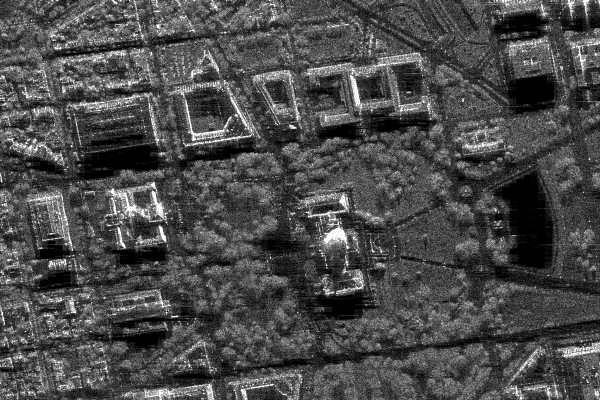
#> input picture Practice 1/sar_1_gray.jpg, 600 x 400 px
$ jupyter execute 'ImageProcessing(1).ipynb'
#> lines starting #> are read from the running program, lines starting #| are printed output that depends on the picture; after the words box and inside, x2 and y2 are one past the last pixel; in counts of white or black regions, pixels touching at a corner belong together
# Task 1

[cell 1]
import numpy as np
import cv2
import matplotlib.pyplot as plt
from skimage.metrics import structural_similarity, mean_squared_error

image_gray = cv2.imread('sar_1_gray.jpg', cv2.IMREAD_GRAYSCALE)
#> image_gray is the input picture: shape (400, 600); min 0, max 255, mean 74.9

print(f"Изображение загружено. Размер: {image_gray.shape}")
#| Изображение загружено. Размер: (400, 600)
print(f"Тип данных: {image_gray.dtype}")
#| Тип данных: uint8
print(f"Мин/Макс: {image_gray.min()} / {image_gray.max()}")
#| Мин/Макс: 0 / 255

plt.imshow(image_gray, cmap='gray')
plt.title('Исходное изображение sar_1_gray.jpg')
plt.show()

# Task 2

[cell 2]
hist = cv2.calcHist([image_gray], [0], None, [256], (0, 256), accumulate=False)
#> hist = 256 values, max 3786 at index 1, min 40 at index 251, mean 937.5

plt.figure(figsize=(10, 4))
plt.plot(hist, color='black')
plt.title('Гистограмма исходного изображения')
plt.xlabel('Интенсивность пикселя')
plt.ylabel('Количество пикселей')
plt.xlim([0, 256])
plt.grid(True)
plt.show()
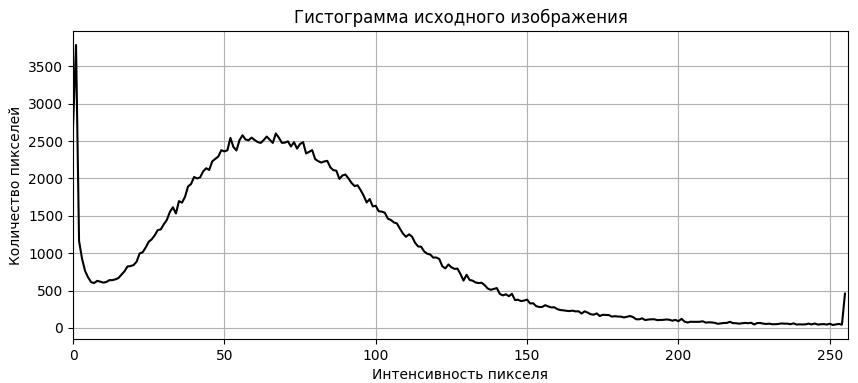
#> figure drawn by matplotlib, 1 panel; curve peaks at x = 1, y = 3786

print(f"Общее количество пикселей: {image_gray.size}")
#| Общее количество пикселей: 240000
print(f"Сумма гистограммы: {int(hist.sum())}")
#| Сумма гистограммы: 240000
print(f"Минимум: {image_gray.min()}, Максимум: {image_gray.max()}")
#| Минимум: 0, Максимум: 255

# Task 3

[cell 3]
def gamma_correction(img, gamma):
    img_normalized = img / 255.0
    img_corrected = np.power(img_normalized, gamma)
    return (img_corrected * 255).astype(np.uint8)

gamma_bright = 0.5
gamma_dark = 2.0

image_gamma_bright = gamma_correction(image_gray, gamma_bright)
#> in gamma_correction, `img_corrected = np.power(img_normalized, gamma)`:
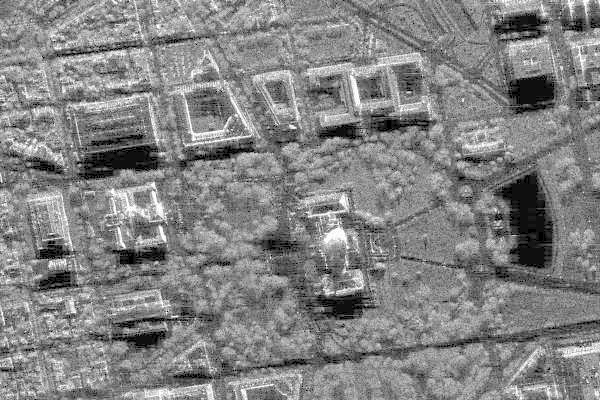
#> img_corrected: shape (400, 600) float64; min 0, max 1, mean 0.514
image_gamma_dark = gamma_correction(image_gray, gamma_dark)
#> call 2 of gamma_correction, with gamma = 2
#> in gamma_correction (call 2), `img_corrected = np.power(img_normalized, gamma)`:
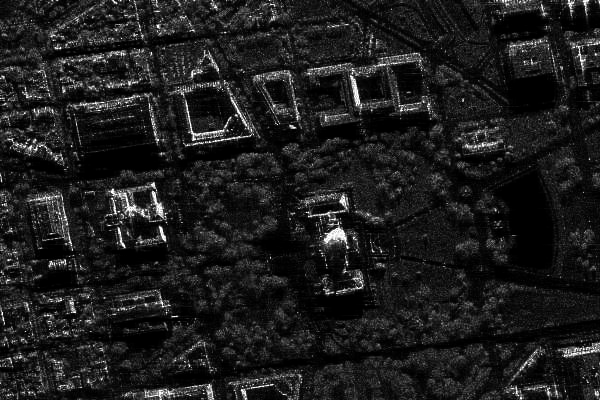
#> img_corrected: shape (400, 600) float64; min 0, max 1, mean 0.116

plt.figure(figsize=(15, 5))
plt.subplot(1, 3, 1); plt.imshow(image_gray, cmap='gray'); plt.title('Исходное'); plt.axis('off')
plt.subplot(1, 3, 2); plt.imshow(image_gamma_bright, cmap='gray'); plt.title(f'γ = {gamma_bright} (осветление)'); plt.axis('off')
plt.subplot(1, 3, 3); plt.imshow(image_gamma_dark, cmap='gray'); plt.title(f'γ = {gamma_dark} (затемнение)'); plt.axis('off')
plt.show()
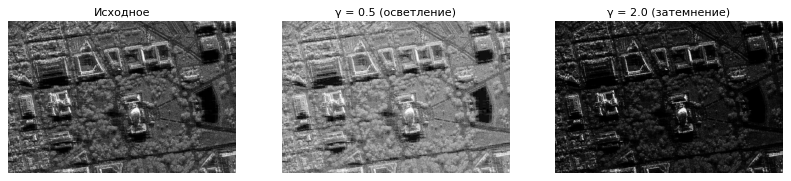
#> figure drawn by matplotlib, 3 panels

# Task 4

[cell 4]
mse_bright = mean_squared_error(image_gray, image_gamma_bright)
#> mse_bright = 3250.4
ssim_bright = structural_similarity(image_gray, image_gamma_bright)
#> ssim_bright = 0.788
mse_dark = mean_squared_error(image_gray, image_gamma_dark)
#> mse_dark = 2383.8
ssim_dark = structural_similarity(image_gray, image_gamma_dark)
#> ssim_dark = 0.527

print(f"Сравнение исходного и осветленного (γ={gamma_bright}):")
print(f"  MSE:  {mse_bright:.4f}")
#|   MSE:  3250.4291
print(f"  SSIM: {ssim_bright:.4f}")
#|   SSIM: 0.7875
print(f"\nСравнение исходного и затемненного (γ={gamma_dark}):")
print(f"  MSE:  {mse_dark:.4f}")
#|   MSE:  2383.7636
print(f"  SSIM: {ssim_dark:.4f}")
#|   SSIM: 0.5270

# Task 5

[cell 5]
def statistical_color_correction(source_img, target_img):
    mean_s = np.mean(source_img)
    std_s  = np.std(source_img)
    mean_t = np.mean(target_img)
    std_t  = np.std(target_img)
    corrected = mean_s + (target_img.astype(np.float64) - mean_t) * (std_s / std_t)
    return np.clip(corrected, 0, 255).astype(np.uint8)

eq_gray = cv2.equalizeHist(image_gray)
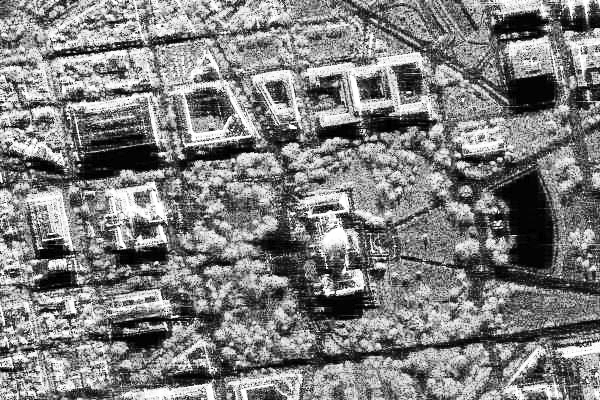
#> eq_gray: shape (400, 600); min 0, max 255, mean 127
source_image_for_correction = image_gray
image_stat_corrected = statistical_color_correction(eq_gray, source_image_for_correction)
#> in statistical_color_correction, `mean_s = np.mean(source_img)`: mean_s = 127
#> in statistical_color_correction, `std_s  = np.std(source_img)`: std_s = 74.27
#> in statistical_color_correction, `mean_t = np.mean(target_img)`: mean_t = 74.94
#> in statistical_color_correction, `std_t  = np.std(target_img)`: std_t = 43.66
#> in statistical_color_correction, `return np.clip(corrected, 0, 255).astype(np.uint8)`:
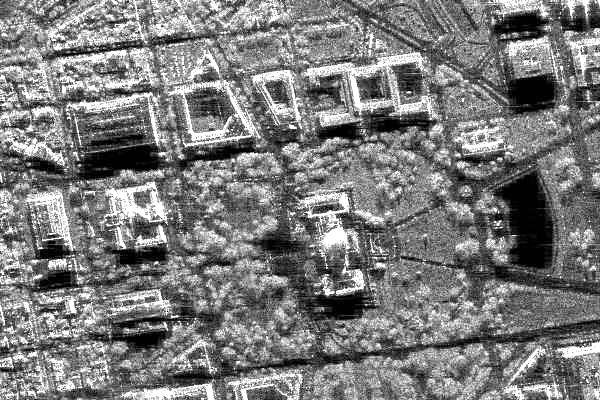
#> returned value: shape (400, 600); min 0, max 255, mean 123.1

plt.figure(figsize=(15, 5))
plt.subplot(1, 3, 1); plt.imshow(source_image_for_correction, cmap='gray'); plt.title('Исходное'); plt.axis('off')
plt.subplot(1, 3, 2); plt.imshow(eq_gray, cmap='gray'); plt.title('Эталон'); plt.axis('off')
plt.subplot(1, 3, 3); plt.imshow(image_stat_corrected, cmap='gray'); plt.title('После коррекции'); plt.axis('off')
plt.show()

print(f"Исходное: mean={np.mean(source_image_for_correction):.2f}, std={np.std(source_image_for_correction):.2f}")
#| Исходное: mean=74.94, std=43.66
print(f"Эталон: mean={np.mean(eq_gray):.2f}, std={np.std(eq_gray):.2f}")
#| Эталон: mean=127.03, std=74.27
print(f"После Коррекции: mean={np.mean(image_stat_corrected):.2f}, std={np.std(image_stat_corrected):.2f}")
#| После Коррекции: mean=123.12, std=65.30

# Task 6

[cell 6]
_, thresh1 = cv2.threshold(image_gray, 100, 255, cv2.THRESH_BINARY)
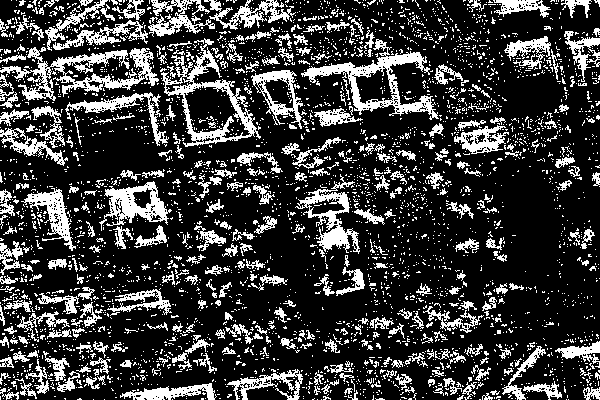
#> thresh1: shape (400, 600); 23.2% white; 3706 white regions (3355 under 20 px), largest, box (x1, y1, x2, y2) and area: (0, 47, 159, 101) 2753, (301, 39, 439, 120) 2485, (161, 38, 261, 147) 2346
_, thresh2 = cv2.threshold(image_gray, 150, 255, cv2.THRESH_BINARY)
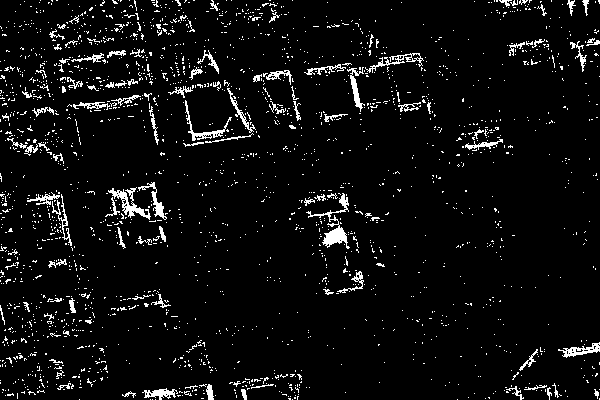
#> thresh2: shape (400, 600); 5.5% white in thin lines or dots
_, thresh3 = cv2.threshold(image_gray, 200, 255, cv2.THRESH_BINARY)
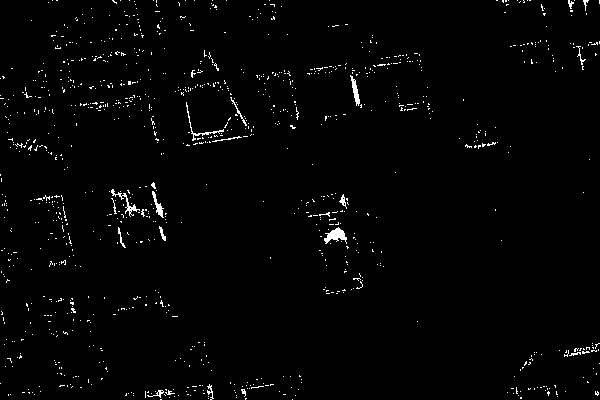
#> thresh3: shape (400, 600); 1.6% white in thin lines or dots

plt.figure(figsize=(15, 5))
plt.subplot(1, 3, 1); plt.imshow(thresh1, cmap='gray'); plt.title('Порог = 100'); plt.axis('off')
plt.subplot(1, 3, 2); plt.imshow(thresh2, cmap='gray'); plt.title('Порог = 150'); plt.axis('off')
plt.subplot(1, 3, 3); plt.imshow(thresh3, cmap='gray'); plt.title('Порог = 200'); plt.axis('off')
plt.tight_layout()
plt.show()

$ run again, with Practice 1/sar_2_color.jpg copied over Practice 1/sar_1_gray.jpg
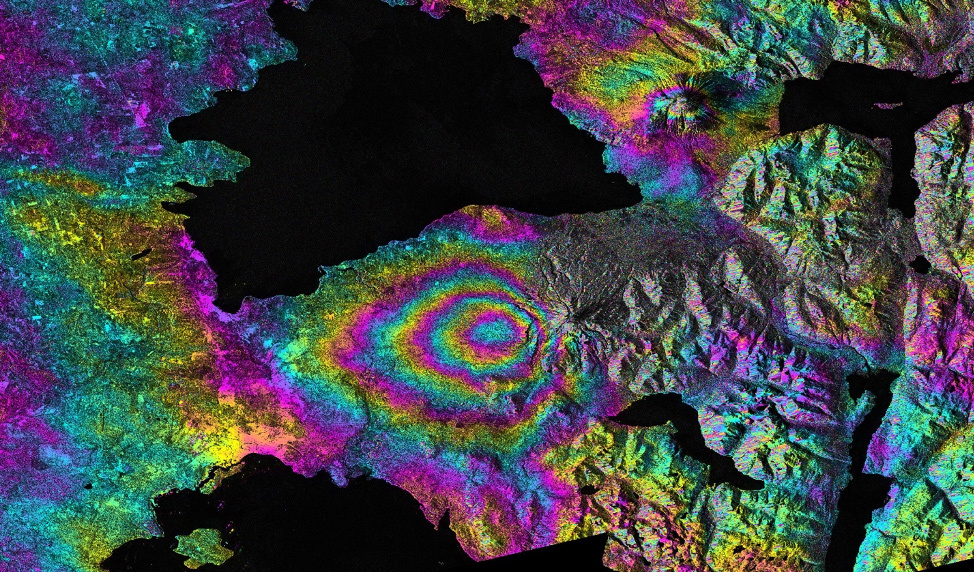
#> input picture Practice 1/sar_2_color.jpg, 974 x 572 px
#| Изображение загружено. Размер: (572, 974)
#| Тип данных: uint8
#| Мин/Макс: 0 / 236
#> hist = 256 values, max 16230 at index 5, min 0 at index 233, mean 2176.3
#| Общее количество пикселей: 557128
#| Сумма гистограммы: 557128
#| Минимум: 0, Максимум: 236
#> mse_bright = 2720.6
#> ssim_bright = 0.702
#> mse_dark = 2028.5
#> ssim_dark = 0.494
#|   MSE:  2720.5824
#|   SSIM: 0.7017
#|   MSE:  2028.4509
#|   SSIM: 0.4940
#> mean_s = 127.4
#> std_s = 73.59
#> mean_t = 67.4
#> std_t = 52.03
#| Исходное: mean=67.40, std=52.03
#| Эталон: mean=127.44, std=73.59
#| После Коррекции: mean=124.91, std=69.23
#> `_, thresh1 = cv2.threshold(image_gray, 100, 255, cv2.THRESH_BINARY)`:
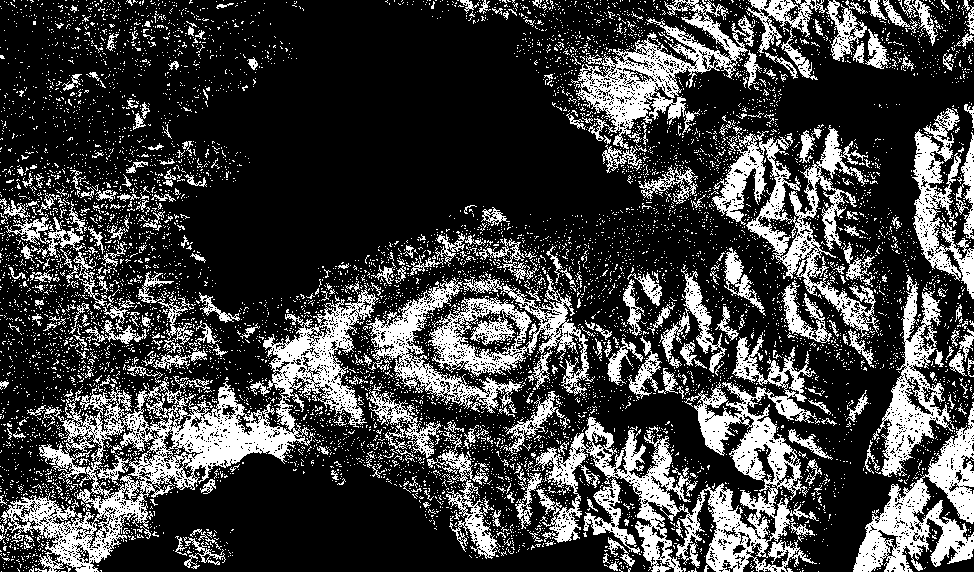
#> thresh1: shape (572, 974); 25.5% white; 8447 white regions (8108 under 20 px), largest, box (x1, y1, x2, y2) and area: (1, 285, 379, 572) 21471, (534, 332, 820, 572) 18434, (712, 125, 879, 337) 8505
#> thresh2: shape (572, 974); 8.2% white in thin lines or dots
#> `_, thresh3 = cv2.threshold(image_gray, 200, 255, cv2.THRESH_BINARY)`:
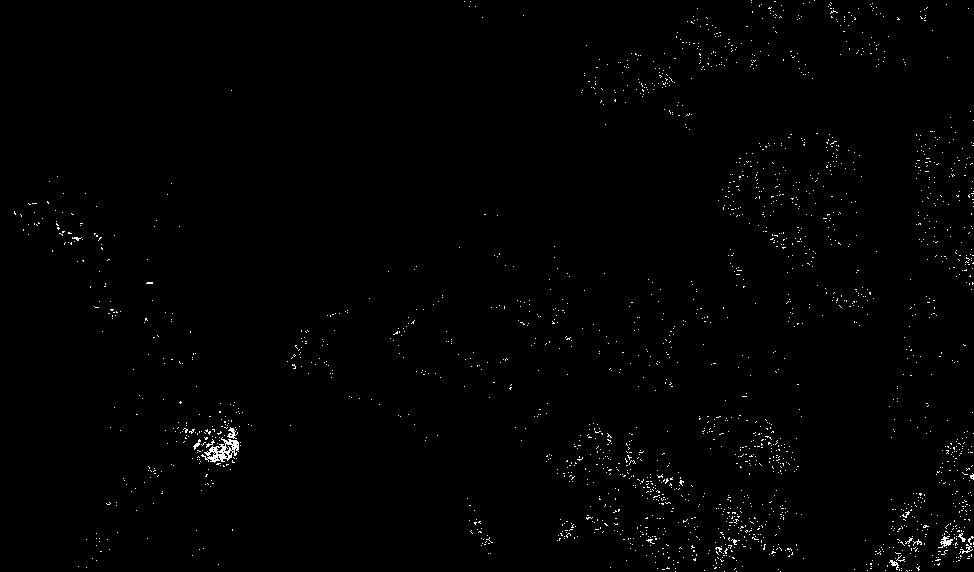
#> thresh3: shape (572, 974); 0.8% white in thin lines or dots
